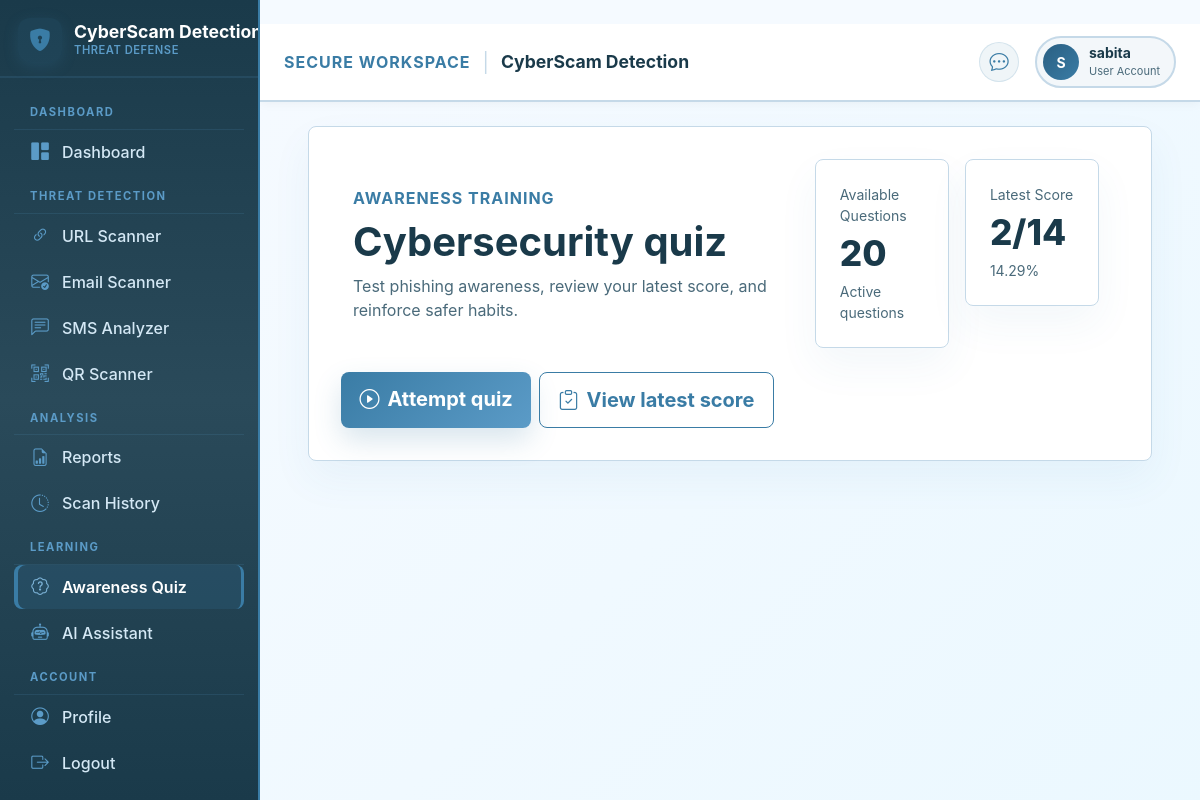
Before: /quiz/ (signed in) with the older database file.
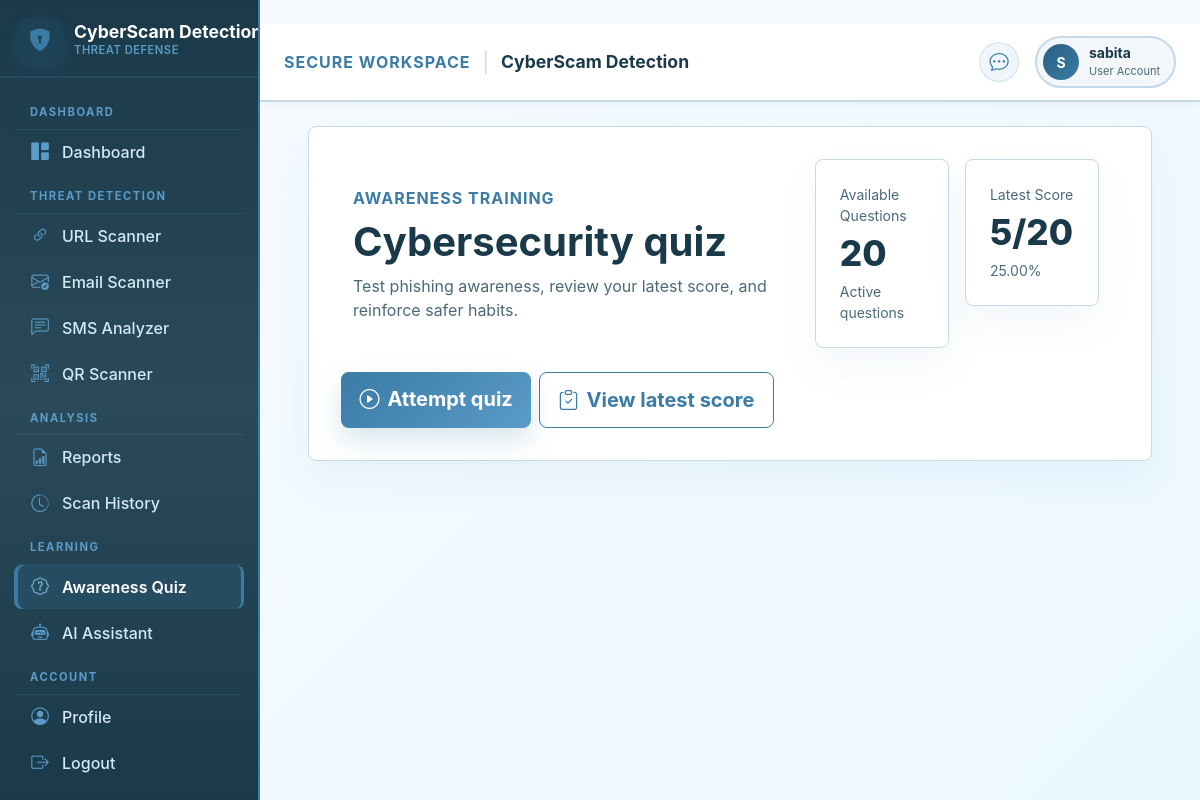
After: the same page with the newer database file.
### quiz/models.py (models this page shows, shortened)
class QuizAttempt(models.Model):
    user = models.ForeignKey(
        settings.AUTH_USER_MODEL,
        on_delete=models.CASCADE,
        related_name="quiz_attempts",
    )
    parent_attempt = models.ForeignKey(
        "self",
        on_delete=models.CASCADE,
        null=True,
        blank=True,
        related_name="retry_attempts",
    )
    is_retry = models.BooleanField(default=False)
    score = models.PositiveSmallIntegerField(default=0)
    total_questions = models.PositiveSmallIntegerField(default=0)
    percentage = models.DecimalField(
        max_digits=5,
        decimal_places=2,
        default=Decimal("0.00"),
    )
    completed_at = models.DateTimeField(auto_now_add=True)
    class Meta:
        ordering = ["-completed_at"]

### quiz/views.py (the view)
# urls.py: path("", views.quiz_home, name="home"),
@login_required
def quiz_home(request):
    latest_attempt = (
        QuizAttempt.objects.filter(
            user=request.user
        )
        .order_by("-completed_at")
        .first()
    )
    total_questions = Question.objects.filter(
        is_active=True
    ).count()
    return render(
        request,
        "quiz/home.html",
        {
            "latest_attempt": latest_attempt,
            "total_questions": total_questions,
        },
    )

### users/models.py (called while the page is built)
    @property
    def is_admin_role(self):
        return (
            self.role == self.Role.ADMIN
            or self.is_staff
            or self.is_superuser
        )

### templates/quiz/home.html (shortened to what this page needs)
﻿{% extends 'dashboard/layout.html' %}
{% block content %}
<div class="content-container">
    <section class="panel">
        <div class="row g-4 align-items-center">
            <div class="col-lg-7">
                <span class="section-kicker">Awareness training</span>
                <h1 class="fw-bold mt-2">Cybersecurity quiz</h1>
                <p class="text-muted-soft mb-0">Test phishing awareness, review your latest score, and reinforce safer habits.</p>
            </div>
            <div class="col-lg-5">
                <div class="row g-3">
                    <div class="col-sm-6">
                        <article class="metric-card">
                            <span>Available Questions</span>
                            <strong>{{ total_questions }}</strong>
                            <small>Active questions</small>
                        </article>
                    </div>
                    <div class="col-sm-6">
                        <article class="metric-card">
                            <span>Latest Score</span>
                            <strong>{% if latest_attempt %}{{ latest_attempt.score }}/{{ latest_attempt.total_questions }}{% else %}-{% endif %}</strong>
                            <small>{% if latest_attempt %}{{ latest_attempt.percentage }}%{% else %}No attempts yet{% endif %}</small>
                        </article>
                    </div>
                </div>
            </div>
        </div>
        <div class="d-flex flex-wrap gap-2 mt-4">
            {% if total_questions %}
                <a class="btn btn-cyber btn-lg" href="{% url 'quiz:attempt' %}"><i class="bi bi-play-circle me-2"></i>Attempt quiz</a>
                {% if latest_attempt %}
                    <a class="btn btn-outline-cyber btn-lg" href="{% url 'quiz:result' latest_attempt.pk %}"><i class="bi bi-clipboard-check me-2"></i>View latest score</a>
                {% endif %}
            {% else %}
                <p class="text-muted-soft mb-0">No quiz questions are available yet.</p>
            {% endif %}
        </div>
    </section>
</div>
{% endblock %}

Changed rows visible on the page:
no longer on this page (row unchanged): QuizAttempt: score "2", total_questions "14", percentage "14.29"
added QuizAttempt: score "5", total_questions "20", percentage "25.00"
